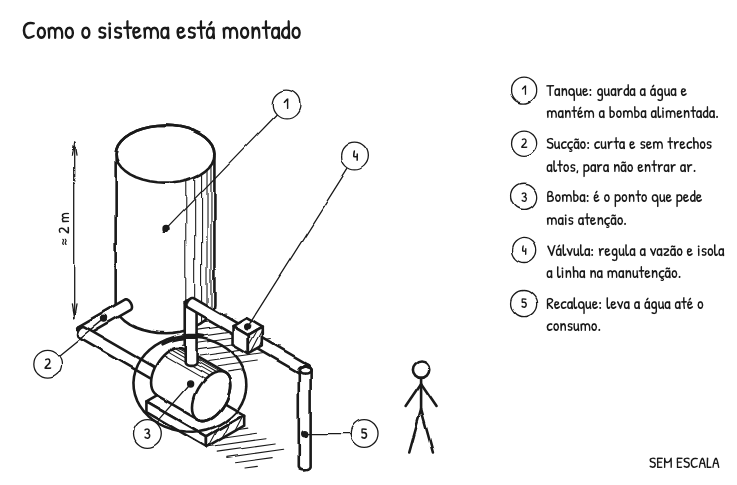

Python code for this plot:
"""Annotated view: how a small pumping system is arranged. Volumes in perspective, numbered callouts."""

from __future__ import annotations

import sys
from pathlib import Path

sys.path.insert(0, str(Path(__file__).resolve().parents[1] / "scripts"))
from esquadro import Drawing, Iso, callout, legend, person, ring, span

OUT = Path(__file__).resolve().parent


def main() -> Path:
    d = Drawing.figure(
        "page",
        112,
        title="Como o sistema está montado",
        description="Tanque, bomba e tubulação em perspectiva, com chamadas numeradas.",
    )
    d.text((5, 9), "Como o sistema está montado", "heading")
    iso = Iso(d, (8, 74), unit=0.62)

    iso.shadow(37, 22, 26, 22)
    iso.shadow(84, -10, 18, 16)
    # far to near
    tank = iso.cylinder((22, 34, 0), (22, 34, 56), 15)
    pipe_a = iso.cylinder((22, 18, 8), (22, -2, 8), 1.8, shade=False)
    iso.cylinder((22, -2, 8), (58, -2, 8), 1.8, shade=False)
    iso.box(58, -10, 0, 26, 16, 4, shade="right")
    pump = iso.cylinder((60, -2, 12), (78, -2, 12), 8)
    iso.cylinder((69, -2, 20), (69, -2, 42), 1.8, shade=False)
    iso.cylinder((69, -2, 42), (118, -2, 42), 1.8, shade=False)
    valve = iso.box(90, -5, 38.5, 7, 6, 7, shade="right", spacing=1.2)
    iso.cylinder((118, -2, 42), (118, -2, 6), 1.8, shade=False)
    person(d, iso.p(132, 34, 0), 21)

    callout(d, tank["side"], 1, (66, 24))
    callout(d, pipe_a["side"], 2, (11, 84))
    callout(d, pump["side"], 3, (34, 100))
    callout(d, valve["top"], 4, (82, 36))
    callout(d, iso.p(118, -2, 18), 5, (84, 100))
    ring(d, pump["side"], 13, 11)
    span(d, (17, iso.p(22, 34, 0)[1] + 3), (17, iso.p(22, 34, 56)[1] - 3), "≈ 2 m")

    legend(
        d,
        118,
        18,
        [
            "Tanque: guarda a água e mantém a bomba alimentada.",
            "Sucção: curta e sem trechos altos, para não entrar ar.",
            "Bomba: é o ponto que pede mais atenção.",
            "Válvula: regula a vazão e isola a linha na manutenção.",
            "Recalque: leva a água até o consumo.",
        ],
        50,
        size=3.8,
    )
    return d.save(OUT / "explain_system.svg")


if __name__ == "__main__":
    main()
